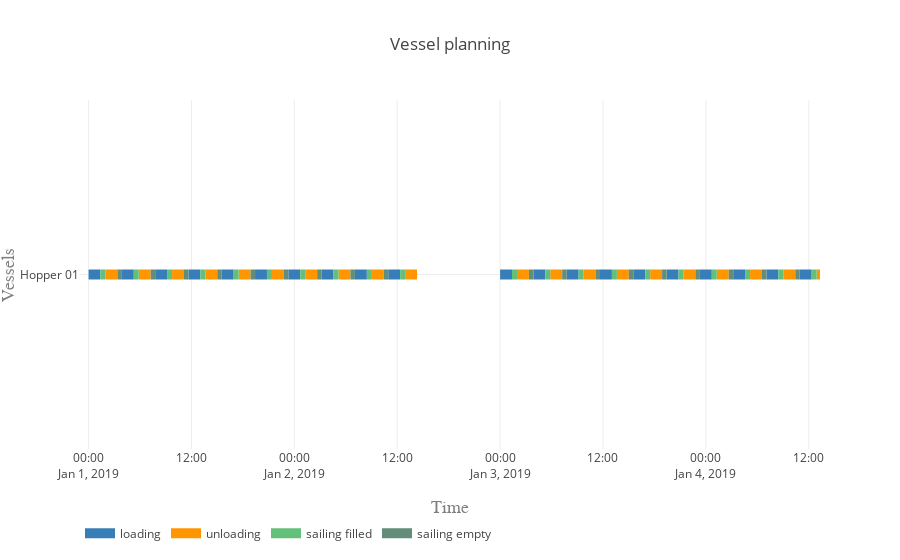

This figure's notebook cell:
### Markdown cell above
#### Vessel planning

### Code cell
vessels = [hopper]

activities = ['loading', 'unloading', 'sailing filled', 'sailing empty']
colors = {0:'rgb(55,126,184)', 1:'rgb(255,150,0)', 2:'rgb(98, 192, 122)', 3:'rgb(98, 141, 122)'}

plot.vessel_planning(vessels, activities, colors)
